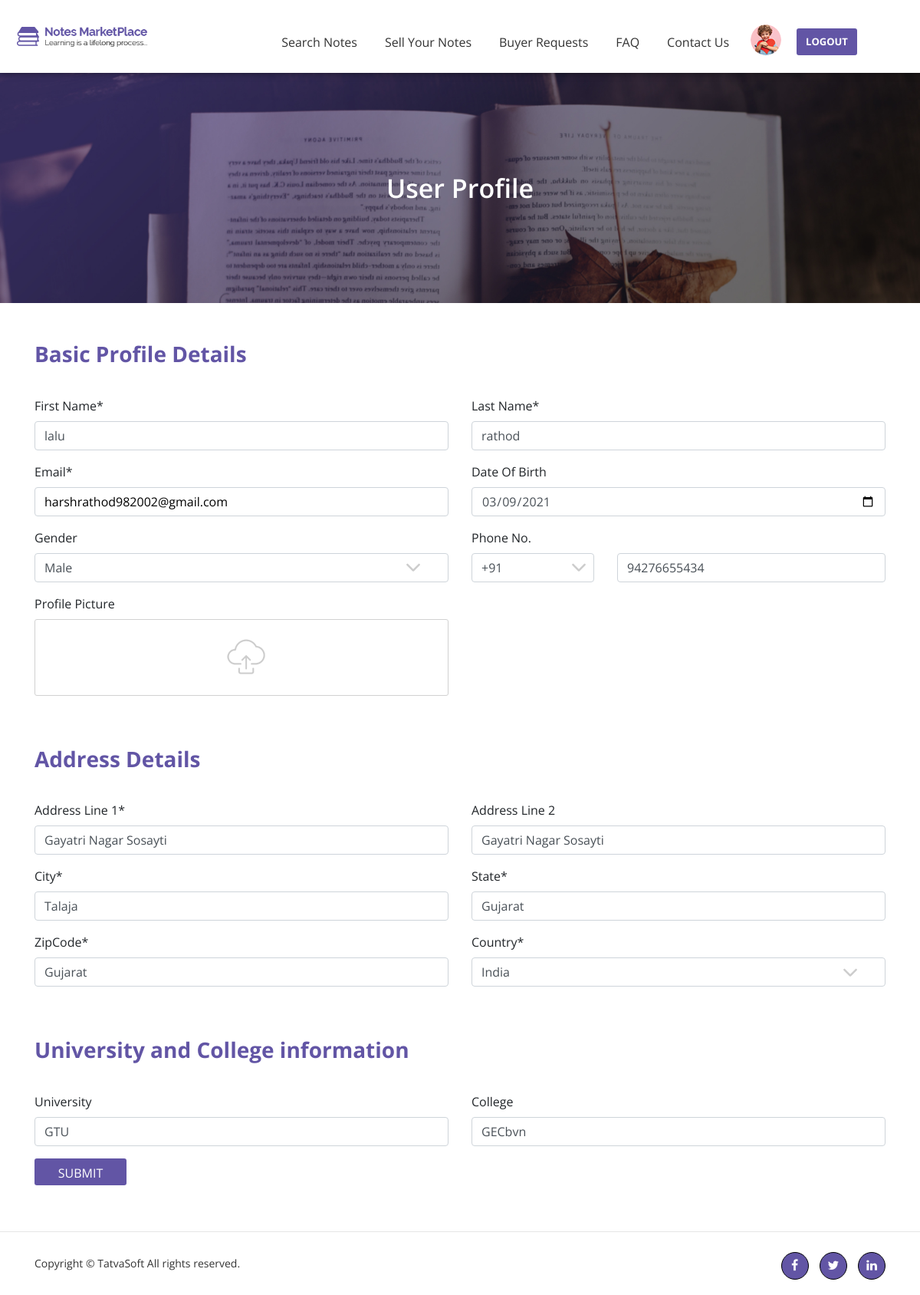
/Notes-front/userprofile.php (signed in), run on the app's committed database.
### tables this page shows
CREATE TABLE `userprofile` (
  `Profile_id` int(10) UNSIGNED NOT NULL,
  `User_id` int(11) UNSIGNED NOT NULL,
  `DOB` datetime DEFAULT NULL,
  `Gender` int(11) UNSIGNED DEFAULT NULL,
  `SecondaryEmail` varchar(100) NOT NULL,
  `Phonenumber_Countrycode` int(10) UNSIGNED NOT NULL,
  `PhoneNumber` varchar(20) NOT NULL,
  `ProfilePicture` varchar(500) DEFAULT NULL,
  `AddressLine1` varchar(100) NOT NULL,
  `AddressLine2` varchar(100) NOT NULL,
  `City` varchar(50) NOT NULL,
  `State` varchar(50) NOT NULL,
  `ZipCode` varchar(50) NOT NULL,
  `Country` int(10) UNSIGNED NOT NULL,
  `University` varchar(100) DEFAULT NULL,
  `College` varchar(100) DEFAULT NULL,
  `CreatedDate` datetime DEFAULT NULL,
  `CreatedBy` int(11) DEFAULT NULL,
  `ModifiedDate` datetime DEFAULT NULL,
  `ModifiedBy` int(11) DEFAULT NULL
);

CREATE TABLE `users` (
  `User_id` int(11) UNSIGNED NOT NULL,
  `UserRole_id` int(11) UNSIGNED NOT NULL,
  `FirstName` varchar(50) NOT NULL,
  `LastName` varchar(50) NOT NULL,
  `Email` varchar(100) NOT NULL,
  `Password` varchar(24) NOT NULL,
  `IsEmailVerified` bit(1) NOT NULL,
  `CreatedDate` datetime DEFAULT NULL,
  `CreatedBy` int(11) DEFAULT NULL,
  `ModifiedDate` datetime DEFAULT NULL,
  `ModifiedBy` int(11) DEFAULT NULL,
  `IsActive` bit(1) NOT NULL
);

### Notes-front/userprofile.php (the view, shortened to what this page needs)
<?php
include "connection.php";
if(isset($_SESSION['email'])){
    $gender = "";
    $dob = "";
    $countrycode = "";
    $phoneno = "";
    $address1 = "";
    $city = "";
    $zipcode = "";
    $address2 = "";
    $state = "";
    $country = "";
    $university = "";
    $college = "";
$email=$_SESSION['email'];
$query = "select * from users where Email='$email'";
$result = mysqli_query($conn,$query);
while($row=mysqli_fetch_assoc($result)){
    $user_id = $row['User_id'];
    $firstname =$row['FirstName'];
    $lastname = $row['LastName'];
}
$query_fetch="SELECT * FROM userprofile WHERE User_id=$user_id";
$result_fetch =mysqli_query($conn,$query_fetch);
while($row=mysqli_fetch_assoc($result_fetch)){
    $city = $row['City'];
    $country = $row['Country'];
    $dob = $row['DOB'];
    $gender = $row['Gender'];
    $countrycode = $row['Phonenumber_Countrycode'];
    $phoneno = $row['PhoneNumber'];
    $address1 = $row['AddressLine1'];
    $address2 = $row['AddressLine2'];
    $state = $row['State'];
    $zipcode = $row['State'];
    $university = $row['University'];
    $college = $row['College'];
}
$id_count=mysqli_num_rows($result_fetch);
}
else{
    header("location:login.php");
}
?>
<html>
<head>
    <link rel="stylesheet" href="css/font-awesome/css/font-awesome.min.css">
    <link rel="stylesheet" href="css/bootstrap/bootstrap.min.css">
    <link rel="stylesheet" href="css/style.css">
    <link rel="stylesheet" href="css/responsive.css">
</head>
<body>
  <?php
    include "header.php";
    ?>
    <section id="userprofile">
        <div class="content-box-lg">
            <div class="container">
                <div class="row">
                    <div class="col-md-12">
                        <h3>User Profile</h3>
                    </div>
                </div>
            </div>
        </div>
    </section>
    <form method="post" enctype="multipart/form-data">
    <section id="u-profile1">
        <div class="container">
            <div class="row">
                <div class="col-md-12">
                    <h3><span>Basic Profile Details</span></h3>
                </div>
            </div>
            <div class="row">
                <div class="col-md-6">
                    <div class="form-group">
                        <label for="fn"> First Name<span class="required">*</span></label>
                         <input type="text" class="form-control" id="fn" value="<?php echo $firstname ?>" name="firstname" placeholder="Enter your first name" required>
                    </div>
                    <div class="form-group">
                        <label for="email">Email<span class="required">*</span></label>
                        <input type="email" class="form-control" id="email" value="<?php echo $email?>" name="email" aria-describedby="emailHelp" placeholder="Enter email" required>
                    </div>
                    <div class="form-group">
                        <label for="gender">Gender</label>
                        <select id="gender" name="gender" class="form-control arrow-down">
                           <?php
                           if($id_count>0){
                                $query_gender = "SELECT * FROM reference_data WHERE Refdata_id=9 OR Refdata_id=10 OR Refdata_id=12";
                                $result_gender = mysqli_query($conn,$query_gender);
                                while($row=mysqli_fetch_assoc($result_gender)){
                                $gender_id = $row['Refdata_id'];
                                $value = $row['Value'];
                                    if($gender==$gender_id){
                                       echo "<option value='$gender' selected='selected'>$value</option>";
                                    }
                                    else{
                                       echo "<option value='$gender_id'>$value</option>";
                                    }
                                }
                                }
                            ?>
                        </select>
                    </div>
                    <div class="form-group">
                        <label>Profile Picture</label>
                        <div class="picture">
                            <label for="file-input">
                                <img src="image/Add-notes/upload-file.png">
                            </label>
                        </div>
                    </div>
                </div>
                <div class="col-md-6">
                    <div class="form-group">
                        <label for="ln"> Last Name<span class="required">*</span></label>
                        <input type="text" class="form-control" id="ln" value="<?php echo $lastname ?>" name="lastname" placeholder="Enter your last name" required>
                    </div>
                    <div class="form-group">
                        <label for="dob">Date Of Birth</label>
                        <input type="date" class="form-control" id="dob" name="dob" value=<?php echo $dob; ?> placeholder="Enter Your Date Of Birth">
                    </div>
                    <div class="row">
                        <div class="col-lg-4 col-md-4 col-sm-4 col-5">
                            <div class="form-group">
                                <label for="phone">Phone No.</label>
                                <select id="phone" class="form-control arrow-down" name="countrycode">
                                    <?php
                                    if($id_count>0){
                                         $query_country = "SELECT * FROM countries";
                                         $result_country = mysqli_query($conn,$query_country);
                                         while($row=mysqli_fetch_assoc($result_country)){
                                         $country_id = $row['Country_id'];
                                         $country_code = $row['CountryCode'];
                                        if($countrycode == $country_id){
                                            echo "<option value='$countrycode' selected='selected'>+$country_code</option>";
                                        }
                                        else{
                                           echo "<option value='$country_id'>+$country_code</option>";
                                        }
                                         }
                                   }
                                  ?>
                                </select>
                            </div>
                        </div>
                        <div class="col-lg-8 col-md-8 col-sm-8 col-7">
                            <div class="form-group">
                                <input type="tel" class="form-control" id="phone" name="phoneno" value="<?php echo $phoneno?>" placeholder="phone no.">
                            </div>
                        </div>
                    </div>
                </div>
            </div>
        </div>
    </section>
    <section id="u-profile2">
        <div class="container">
            <div class="row">
                <div class="col-md-12">
                    <h3><span>Address Details</span></h3>
                </div>
            </div>
            <div class="row">
                <div class="col-md-6">
                    <div class="form-group">
                        <label for="al1">Address Line 1<span class="required">*</span></label>
                        <input type="text" class="form-control" id="al1" name="address1" value="<?php echo $address1 ?>" placeholder="Enter your Address" required>
                    </div>
                    <div class="form-group">
                        <label for="city">City<span class="required">*</span></label>
                        <input type="text" class="form-control" id="city" name="city" value="<?php echo $city ?>" placeholder="Enter Your City" required>
                    </div>
                    <div class="form-group">
                        <label for="zip">ZipCode<span class="required">*</span></label>
                        <input type="text" class="form-control" id="zip" name="zipcode"  value="<?php echo $zipcode ?>" placeholder="Enter Your Zipcode" required>
                    </div>
                </div>
                <div class="col-md-6">
                    <div class="form-group">
                        <label for="al2">Address Line 2</label>
                        <input type="text" class="form-control" id="al2"  name="address2" value="<?php echo $address2?>" placeholder="Enter your Address">
                    </div>
                    <div class="form-group">
                        <label for="state">State<span class="required">*</span></label>
                        <input type="text" class="form-control" id="state" name="state" value="<?php echo $state?>" placeholder="Enter Your State">
                    </div>
                    <div class="form-group">
                        <label for="country">Country<span class="required">*</span></label>
                          <select id="country" class="form-control arrow-down" name="country">
                                    <?php
                              if($id_count>0){
                                    $query_country = "SELECT * FROM countries";
                                   $result_country = mysqli_query($conn,$query_country);
                                    while($row=mysqli_fetch_assoc($result_country)){
                                        $country_id = $row['Country_id'];
                                        $country_name = $row['CountryName'];
                                        if($country == $country_id){
                                           echo "<option value='$country' selected='selected'>$country_name</option>";
                                        }
                                        else{
                                           echo "<option value='$country_id'>$country_name</option>";
                                        }
                                    }
                                   }
                                  ?>
                        </select>
                    </div>
                </div>
            </div>
        </div>
    </section>
    <section id="u-profile3">
        <div class="container">
            <div class="row">
                <div class="col-md-12">
                    <h3><span>University and College information</span></h3>
                </div>
            </div>
            <div class="row">
                <div class="col-md-6">
                    <div class="form-group">
                        <label for="university">University</label>
                        <input type="text" class="form-control" id="university" value="<?php echo $university ?>" name="university" placeholder="Enter your university">
                    </div>
                </div>
                <div class="col-md-6">
                    <div class="form-group">
                        <label for="college">College</label>
                        <input type="text" class="form-control" id="college" name="college" value="<?php echo $college ?>" placeholder="Enter your college">
                    </div>
                </div>
                <div class="col-md-12">
                    <button type="submit" class="btn btn-user-profile" name="submit">SUBMIT</button>
                </div>
            </div>
        </div>
    </section>
    </form>
    <?php
    include "footer.php";
    ?>
</body>
</html>

### Notes-front/header.php (shortened to what this page needs)
<nav class="navbar navbar-expand-lg navbar-light  bg-light fixed-top  general-navbar">
        <a class="navbar-brand" href="#">
            <img src="image/User-Profile/logo.png" alt="Logo" />
        </a>
        <div class="collapse navbar-collapse" id="navbarSupportedContent">
            <ul class="navbar-nav ml-auto">
                <li class="nav-item">
                    <a class="nav-link" href="search.php">Search Notes</a>
                </li>
                <li class="nav-item">
                    <a class="nav-link" href="dashboard.php">Sell Your Notes</a>
                </li>
                <li class="nav-item">
                    <a class="nav-link" href="buyerrequest.php">Buyer Requests</a>
                </li>
                <li class="nav-item">
                    <a class="nav-link" href="faq.php">FAQ</a>
                </li>
                <li class="nav-item">
                    <a class="nav-link" href="contactus.php">Contact Us</a>
                </li>
                 <?php if(isset($_SESSION['email'])){
                ?>
                <li class="dropdown">
                    <a href="#" role="button" data-toggle="dropdown" aria-haspopup="true" aria-expanded="false">
                       <?php
                        $email = $_SESSION['email'];
                        $query ="SELECT * FROM users WHERE Email='$email'" ;
                        $result = mysqli_query($conn,$query);
                        while($row=mysqli_fetch_assoc($result)){
                        $user_id = $row['User_id'];
                        }
                        $query_profile_pic = "SELECT * FROM userprofile WHERE User_id = $user_id";
                        $result_profile_pic = mysqli_query($conn,$query_profile_pic);
                        while($row=mysqli_fetch_assoc($result_profile_pic)){
                            $profile_pic = $row['ProfilePicture'];
                        }
                         $count = mysqli_num_rows($result_profile_pic);
                        if($count > 0){
                         echo " <img src='$profile_pic' alt='user' class='img-fluid' style='margin-top: 10px;width:40px; height:40px; border-radius:50%'>";
                        }
                         else{
                        ?>
                        <img src="image/User-Profile/user-img.png" alt="user" class="img-fluid" style="margin-top: 10px">
                        <?php } ?>
                    </a>
                </li>
                 <?php } ?>
                <li class="nav-item">
                   <?php if(isset($_SESSION['email'])){ ?>
                        <a href="logout.php"><button class="btn btn-nav-login" type="submit"><b>LOGOUT</b></button></a>
                                <?php }
                                else{
                                ?>
                        <a href="login.php"><button class="btn btn-nav-login" type="submit"><b>LOGIN</b></button></a>
                     <?php } ?>
                </li>
            </ul>
        </div>
    </nav>

### data on the page
userprofile: ProfilePicture (picture), phoneno "94276655434", address1 "Gayatri Nagar Sosayti", city "Talaja", zipcode "Gujarat", address2 "Gayatri Nagar Sosayti", state "Gujarat", university "GTU", college "GECbvn"
users: firstname "lalu", lastname "rathod"

### other printed values
form field gender "Male"
form field country "India"
